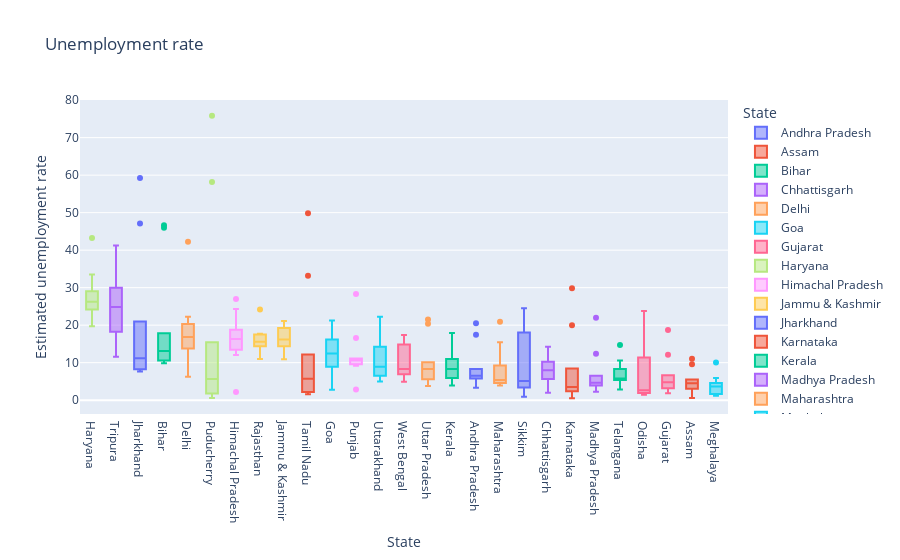

The cell this chart's notebook holds for it:
### Code cell
# Box plot

fig = px.box(data_frame=df,x='State',y='Estimated unemployment rate',color='State',title='Unemployment rate')
fig.update_layout(xaxis={'categoryorder':'total descending'})
fig.show()

### Figure 1 — Plotly figure (JSON) as saved in the notebook; plotly's stock layout.template omitted (floating-point values rounded to 4 significant figures)
{"data": [{"alignmentgroup": "True", "hovertemplate": "State=%{x}<br>Estimated unemployment rate=%{y}<extra></extra>", "legendgroup": "Andhra Pradesh", "marker": {"color": "#636efa"}, "name": "Andhra Pradesh", "notched": false, "offsetgroup": "Andhra Pradesh", "orientation": "v", "showlegend": true, "type": "box", "x": ["Andhra Pradesh", "Andhra Pradesh", "Andhra Pradesh", "Andhra Pradesh", "Andhra Pradesh", "Andhra Pradesh", "Andhra Pradesh", "Andhra Pradesh", "Andhra Pradesh", "Andhra Pradesh"], "x0": " ", "xaxis": "x", "y": [5.48, 5.83, 5.79, 20.51, 17.43, 3.31, 8.34, 6.96, 6.4, 6.59], "y0": " ", "yaxis": "y"}, {"alignmentgroup": "True", "hovertemplate": "State=%{x}<br>Estimated unemployment rate=%{y}<extra></extra>", "legendgroup": "Assam", "marker": {"color": "#EF553B"}, "name": "Assam", "notched": false, "offsetgroup": "Assam", "orientation": "v", "showlegend": true, "type": "box", "x": ["Assam", "Assam", "Assam", "Assam", "Assam", "Assam", "Assam", "Assam", "Assam", "Assam"], "x0": " ", "xaxis": "x", "y": [4.66, 4.41, 4.77, 11.06, 9.55, 0.6, 3.77, 5.53, 1.19, 3.02], "y0": " ", "yaxis": "y"}, {"alignmentgroup": "True", "hovertemplate": "State=%{x}<br>Estimated unemployment rate=%{y}<extra></extra>", "legendgroup": "Bihar", "marker": {"color": "#00cc96"}, "name": "Bihar", "notched": false, "offsetgroup": "Bihar", "orientation": "v", "showlegend": true, "type": "box", "x": ["Bihar", "Bihar", "Bihar", "Bihar", "Bihar", "Bihar", "Bihar", "Bihar", "Bihar", "Bihar"], "x0": " ", "xaxis": "x", "y": [10.61, 10.29, 15.43, 46.64, 45.96, 17.82, 12.79, 13.44, 11.91, 9.82], "y0": " ", "yaxis": "y"}, {"alignmentgroup": "True", "hovertemplate": "State=%{x}<br>Estimated unemployment rate=%{y}<extra></extra>", "legendgroup": "Chhattisgarh", "marker": {"color": "#ab63fa"}, "name": "Chhattisgarh", "notched": false, "offsetgroup": "Chhattisgarh", "orientation": "v", "showlegend": true, "type": "box", "x": ["Chhattisgarh", "Chhattisgarh", "Chhattisgarh", "Chhattisgarh", "Chhattisgarh", "Chhattisgarh", "Chhattisgarh", "Chhattisgarh", "Chhattisgarh", "Chhattisgarh"], "x0": " ", "xaxis": "x", "y": [9.65, 8.38, 7.54, 3.41, 10.5, 14.23, 10.27, 5.63, 1.96, 6.62], "y0": " ", "yaxis": "y"}, {"alignmentgroup": "True", "hovertemplate": "State=%{x}<br>Estimated unemployment rate=%{y}<extra></extra>", "legendgroup": "Delhi", "marker": {"color": "#FFA15A"}, "name": "Delhi", "notched": false, "offsetgroup": "Delhi", "orientation": "v", "showlegend": true, "type": "box", "x": ["Delhi", "Delhi", "Delhi", "Delhi", "Delhi", "Delhi", "Delhi", "Delhi", "Delhi", "Delhi"], "x0": " ", "xaxis": "x", "y": [22.23, 14.84, 17.04, 16.68, 42.27, 18.19, 20.3, 13.79, 12.53, 6.27], "y0": " ", "yaxis": "y"}, {"alignmentgroup": "True", "hovertemplate": "State=%{x}<br>Estimated unemployment rate=%{y}<extra></extra>", "legendgroup": "Goa", "marker": {"color": "#19d3f3"}, "name": "Goa", "notched": false, "offsetgroup": "Goa", "orientation": "v", "showlegend": true, "type": "box", "x": ["Goa", "Goa", "Goa", "Goa", "Goa", "Goa", "Goa", "Goa", "Goa", "Goa"], "x0": " ", "xaxis": "x", "y": [8.89, 2.81, 5.25, 13.31, 21.25, 9.96, 17.07, 16.21, 15.38, 11.54], "y0": " ", "yaxis": "y"}, {"alignmentgroup": "True", "hovertemplate": "State=%{x}<br>Estimated unemployment rate=%{y}<extra></extra>", "legendgroup": "Gujarat", "marker": {"color": "#FF6692"}, "name": "Gujarat", "notched": false, "offsetgroup": "Gujarat", "orientation": "v", "showlegend": true, "type": "box", "x": ["Gujarat", "Gujarat", "Gujarat", "Gujarat", "Gujarat", "Gujarat", "Gujarat", "Gujarat", "Gujarat", "Gujarat"], "x0": " ", "xaxis": "x", "y": [5.54, 6.38, 6.66, 18.71, 12.11, 3.2, 1.84, 1.87, 3.42, 4.03], "y0": " ", "yaxis": "y"}, {"alignmentgroup": "True", "hovertemplate": "State=%{x}<br>Estimated unemployment rate=%{y}<extra></extra>", "legendgroup": "Haryana", "marker": {"color": "#B6E880"}, "name": "Haryana", "notched": false, "offsetgroup": "Haryana", "orientation": "v", "showlegend": true, "type": "box", "x": ["Haryana", "Haryana", "Haryana", "Haryana", "Haryana", "Haryana", "Haryana", "Haryana", "Haryana", "Haryana"], "x0": " ", "xaxis": "x", "y": [20.34, 25.77, 25.05, 43.22, 29.02, 26.7, 24.18, 33.5, 19.68, 27.31], "y0": " ", "yaxis": "y"}, {"alignmentgroup": "True", "hovertemplate": "State=%{x}<br>Estimated unemployment rate=%{y}<extra></extra>", "legendgroup": "Himachal Pradesh", "marker": {"color": "#FF97FF"}, "name": "Himachal Pradesh", "notched": false, "offsetgroup": "Himachal Pradesh", "orientation": "v", "showlegend": true, "type": "box", "x": ["Himachal Pradesh", "Himachal Pradesh", "Himachal Pradesh", "Himachal Pradesh", "Himachal Pradesh", "Himachal Pradesh", "Himachal Pradesh", "Himachal Pradesh", "Himachal Pradesh", "Himachal Pradesh"], "x0": " ", "xaxis": "x", "y": [16.83, 16.84, 18.76, 2.2, 26.95, 13.47, 24.31, 15.79, 12.04, 13.46], "y0": " ", "yaxis": "y"}, {"alignmentgroup": "True", "hovertemplate": "State=%{x}<br>Estimated unemployment rate=%{y}<extra></extra>", "legendgroup": "Jammu & Kashmir", "marker": {"color": "#FECB52"}, "name": "Jammu & Kashmir", "notched": false, "offsetgroup": "Jammu & Kashmir", "orientation": "v", "showlegend": true, "type": "box", "x": ["Jammu & Kashmir", "Jammu & Kashmir", "Jammu & Kashmir", "Jammu & Kashmir", "Jammu & Kashmir", "Jammu & Kashmir", "Jammu & Kashmir", "Jammu & Kashmir", "Jammu & Kashmir"], "x0": " ", "xaxis": "x", "y": [21.08, 20.78, 15.5, 18.74, 17.92, 10.88, 11.09, 16.17, 16.14], "y0": " ", "yaxis": "y"}, {"alignmentgroup": "True", "hovertemplate": "State=%{x}<br>Estimated unemployment rate=%{y}<extra></extra>", "legendgroup": "Jharkhand", "marker": {"color": "#636efa"}, "name": "Jharkhand", "notched": false, "offsetgroup": "Jharkhand", "orientation": "v", "showlegend": true, "type": "box", "x": ["Jharkhand", "Jharkhand", "Jharkhand", "Jharkhand", "Jharkhand", "Jharkhand", "Jharkhand", "Jharkhand", "Jharkhand", "Jharkhand"], "x0": " ", "xaxis": "x", "y": [10.61, 11.85, 8.23, 47.09, 59.23, 20.95, 7.63, 9.76, 8.24, 11.8], "y0": " ", "yaxis": "y"}, {"alignmentgroup": "True", "hovertemplate": "State=%{x}<br>Estimated unemployment rate=%{y}<extra></extra>", "legendgroup": "Karnataka", "marker": {"color": "#EF553B"}, "name": "Karnataka", "notched": false, "offsetgroup": "Karnataka", "orientation": "v", "showlegend": true, "type": "box", "x": ["Karnataka", "Karnataka", "Karnataka", "Karnataka", "Karnataka", "Karnataka", "Karnataka", "Karnataka", "Karnataka", "Karnataka"], "x0": " ", "xaxis": "x", "y": [2.86, 3.61, 3.46, 29.84, 19.97, 8.44, 4.01, 0.5, 2.41, 1.58], "y0": " ", "yaxis": "y"}, {"alignmentgroup": "True", "hovertemplate": "State=%{x}<br>Estimated unemployment rate=%{y}<extra></extra>", "legendgroup": "Kerala", "marker": {"color": "#00cc96"}, "name": "Kerala", "notched": false, "offsetgroup": "Kerala", "orientation": "v", "showlegend": true, "type": "box", "x": ["Kerala", "Kerala", "Kerala", "Kerala", "Kerala", "Kerala", "Kerala", "Kerala", "Kerala", "Kerala"], "x0": " ", "xaxis": "x", "y": [5.31, 7.6, 8.99, 16.99, 17.88, 9.71, 7.09, 10.98, 5.91, 3.88], "y0": " ", "yaxis": "y"}, {"alignmentgroup": "True", "hovertemplate": "State=%{x}<br>Estimated unemployment rate=%{y}<extra></extra>", "legendgroup": "Madhya Pradesh", "marker": {"color": "#ab63fa"}, "name": "Madhya Pradesh", "notched": false, "offsetgroup": "Madhya Pradesh", "orientation": "v", "showlegend": true, "type": "box", "x": ["Madhya Pradesh", "Madhya Pradesh", "Madhya Pradesh", "Madhya Pradesh", "Madhya Pradesh", "Madhya Pradesh", "Madhya Pradesh", "Madhya Pradesh", "Madhya Pradesh", "Madhya Pradesh"], "x0": " ", "xaxis": "x", "y": [4.11, 4.57, 2.22, 12.36, 21.98, 6.48, 5.08, 4.7, 3.91, 3.13], "y0": " ", "yaxis": "y"}, {"alignmentgroup": "True", "hovertemplate": "State=%{x}<br>Estimated unemployment rate=%{y}<extra></extra>", "legendgroup": "Maharashtra", "marker": {"color": "#FFA15A"}, "name": "Maharashtra", "notched": false, "offsetgroup": "Maharashtra", "orientation": "v", "showlegend": true, "type": "box", "x": ["Maharashtra", "Maharashtra", "Maharashtra", "Maharashtra", "Maharashtra", "Maharashtra", "Maharashtra", "Maharashtra", "Maharashtra", "Maharashtra"], "x0": " ", "xaxis": "x", "y": [4.95, 4.69, 5.79, 20.9, 15.46, 9.23, 3.89, 6.23, 4.55, 4.1], "y0": " ", "yaxis": "y"}, {"alignmentgroup": "True", "hovertemplate": "State=%{x}<br>Estimated unemployment rate=%{y}<extra></extra>", "legendgroup": "Meghalaya", "marker": {"color": "#19d3f3"}, "name": "Meghalaya", "notched": false, "offsetgroup": "Meghalaya", "orientation": "v", "showlegend": true, "type": "box", "x": ["Meghalaya", "Meghalaya", "Meghalaya", "Meghalaya", "Meghalaya", "Meghalaya", "Meghalaya", "Meghalaya", "Meghalaya", "Meghalaya"], "x0": " ", "xaxis": "x", "y": [1.66, 3.59, 1.58, 10.03, 5.92, 1.15, 2.1, 3.74, 4.29, 4.6], "y0": " ", "yaxis": "y"}, {"alignmentgroup": "True", "hovertemplate": "State=%{x}<br>Estimated unemployment rate=%{y}<extra></extra>", "legendgroup": "Odisha", "marker": {"color": "#FF6692"}, "name": "Odisha", "notched": false, "offsetgroup": "Odisha", "orientation": "v", "showlegend": true, "type": "box", "x": ["Odisha", "Odisha", "Odisha", "Odisha", "Odisha", "Odisha", "Odisha", "Odisha", "Odisha", "Odisha"], "x0": " ", "xaxis": "x", "y": [1.9, 3.12, 13.08, 23.76, 11.41, 3.77, 1.88, 1.42, 2.1, 2.18], "y0": " ", "yaxis": "y"}, {"alignmentgroup": "True", "hovertemplate": "State=%{x}<br>Estimated unemployment rate=%{y}<extra></extra>", "legendgroup": "Puducherry", "marker": {"color": "#B6E880"}, "name": "Puducherry", "notched": false, "offsetgroup": "Puducherry", "orientation": "v", "showlegend": true, "type": "box", "x": ["Puducherry", "Puducherry", "Puducherry", "Puducherry", "Puducherry", "Puducherry", "Puducherry", "Puducherry", "Puducherry", "Puducherry"], "x0": " ", "xaxis": "x", "y": [0.58, 1.76, 1.2, 75.85, 58.19, 4.24, 15.47, 5.05, 10.9, 6.18], "y0": " ", "yaxis": "y"}, {"alignmentgroup": "True", "hovertemplate": "State=%{x}<br>Estimated unemployment rate=%{y}<extra></extra>", "legendgroup": "Punjab", "marker": {"color": "#FF97FF"}, "name": "Punjab", "notched": false, "offsetgroup": "Punjab", "orientation": "v", "showlegend": true, "type": "box", "x": ["Punjab", "Punjab", "Punjab", "Punjab", "Punjab", "Punjab", "Punjab", "Punjab", "Punjab", "Punjab"], "x0": " ", "xaxis": "x", "y": [11.11, 10.97, 10.32, 2.86, 28.33, 16.55, 9.19, 10.99, 9.61, 9.88], "y0": " ", "yaxis": "y"}, {"alignmentgroup": "True", "hovertemplate": "State=%{x}<br>Estimated unemployment rate=%{y}<extra></extra>", "legendgroup": "Rajasthan", "marker": {"color": "#FECB52"}, "name": "Rajasthan", "notched": false, "offsetgroup": "Rajasthan", "orientation": "v", "showlegend": true, "type": "box", "x": ["Rajasthan", "Rajasthan", "Rajasthan", "Rajasthan", "Rajasthan", "Rajasthan", "Rajasthan", "Rajasthan", "Rajasthan", "Rajasthan"], "x0": " ", "xaxis": "x", "y": [10.97, 15.16, 11.9, 17.7, 15.74, 14.39, 15.81, 17.51, 15.35, 24.15], "y0": " ", "yaxis": "y"}, {"alignmentgroup": "True", "hovertemplate": "State=%{x}<br>Estimated unemployment rate=%{y}<extra></extra>", "legendgroup": "Sikkim", "marker": {"color": "#636efa"}, "name": "Sikkim", "notched": false, "offsetgroup": "Sikkim", "orientation": "v", "showlegend": true, "type": "box", "x": ["Sikkim", "Sikkim", "Sikkim", "Sikkim", "Sikkim", "Sikkim", "Sikkim", "Sikkim"], "x0": " ", "xaxis": "x", "y": [23.57, 2.28, 24.51, 4.46, 4.45, 12.49, 5.7, 0.88], "y0": " ", "yaxis": "y"}, {"alignmentgroup": "True", "hovertemplate": "State=%{x}<br>Estimated unemployment rate=%{y}<extra></extra>", "legendgroup": "Tamil Nadu", "marker": {"color": "#EF553B"}, "name": "Tamil Nadu", "notched": false, "offsetgroup": "Tamil Nadu", "orientation": "v", "showlegend": true, "type": "box", "x": ["Tamil Nadu", "Tamil Nadu", "Tamil Nadu", "Tamil Nadu", "Tamil Nadu", "Tamil Nadu", "Tamil Nadu", "Tamil Nadu", "Tamil Nadu", "Tamil Nadu"], "x0": " ", "xaxis": "x", "y": [1.57, 2.09, 6.4, 49.83, 33.16, 12.2, 6.81, 2.65, 5, 2.16], "y0": " ", "yaxis": "y"}, {"alignmentgroup": "True", "hovertemplate": "State=%{x}<br>Estimated unemployment rate=%{y}<extra></extra>", "legendgroup": "Telangana", "marker": {"color": "#00cc96"}, "name": "Telangana", "notched": false, "offsetgroup": "Telangana", "orientation": "v", "showlegend": true, "type": "box", "x": ["Telangana", "Telangana", "Telangana", "Telangana", "Telangana", "Telangana", "Telangana", "Telangana", "Telangana", "Telangana"], "x0": " ", "xaxis": "x", "y": [5.49, 8.29, 5.77, 6.25, 14.7, 10.55, 5.36, 5.79, 3.27, 2.86], "y0": " ", "yaxis": "y"}, {"alignmentgroup": "True", "hovertemplate": "State=%{x}<br>Estimated unemployment rate=%{y}<extra></extra>", "legendgroup": "Tripura", "marker": {"color": "#ab63fa"}, "name": "Tripura", "notched": false, "offsetgroup": "Tripura", "orientation": "v", "showlegend": true, "type": "box", "x": ["Tripura", "Tripura", "Tripura", "Tripura", "Tripura", "Tripura", "Tripura", "Tripura", "Tripura", "Tripura"], "x0": " ", "xaxis": "x", "y": [32.67, 28.4, 29.95, 41.23, 21.51, 21.71, 18.24, 27.92, 17.35, 11.57], "y0": " ", "yaxis": "y"}, {"alignmentgroup": "True", "hovertemplate": "State=%{x}<br>Estimated unemployment rate=%{y}<extra></extra>", "legendgroup": "Uttar Pradesh", "marker": {"color": "#FFA15A"}, "name": "Uttar Pradesh", "notched": false, "offsetgroup": "Uttar Pradesh", "orientation": "v", "showlegend": true, "type": "box", "x": ["Uttar Pradesh", "Uttar Pradesh", "Uttar Pradesh", "Uttar Pradesh", "Uttar Pradesh", "Uttar Pradesh", "Uttar Pradesh", "Uttar Pradesh", "Uttar Pradesh", "Uttar Pradesh"], "x0": " ", "xaxis": "x", "y": [7.58, 8.98, 10.11, 21.54, 20.41, 9.47, 5.56, 5.79, 4.18, 3.75], "y0": " ", "yaxis": "y"}, {"alignmentgroup": "True", "hovertemplate": "State=%{x}<br>Estimated unemployment rate=%{y}<extra></extra>", "legendgroup": "Uttarakhand", "marker": {"color": "#19d3f3"}, "name": "Uttarakhand", "notched": false, "offsetgroup": "Uttarakhand", "orientation": "v", "showlegend": true, "type": "box", "x": ["Uttarakhand", "Uttarakhand", "Uttarakhand", "Uttarakhand", "Uttarakhand", "Uttarakhand", "Uttarakhand", "Uttarakhand", "Uttarakhand", "Uttarakhand"], "x0": " ", "xaxis": "x", "y": [5.49, 4.99, 19.85, 6.48, 8.01, 8.61, 12.38, 14.26, 22.26, 9.23], "y0": " ", "yaxis": "y"}, {"alignmentgroup": "True", "hovertemplate": "State=%{x}<br>Estimated unemployment rate=%{y}<extra></extra>", "legendgroup": "West Bengal", "marker": {"color": "#FF6692"}, "name": "West Bengal", "notched": false, "offsetgroup": "West Bengal", "orientation": "v", "showlegend": true, "type": "box", "x": ["West Bengal", "West Bengal", "West Bengal", "West Bengal", "West Bengal", "West Bengal", "West Bengal", "West Bengal", "West Bengal", "West Bengal"], "x0": " ", "xaxis": "x", "y": [6.94, 4.92, 6.92, 17.41, 17.41, 7.29, 6.83, 14.87, 9.35, 9.98], "y0": " ", "yaxis": "y"}], "layout": {"autosize": true, "boxmode": "overlay", "legend": {"title": {"text": "State"}, "tracegroupgap": 0}, "title": {"text": "Unemployment rate"}, "xaxis": {"anchor": "y", "autorange": true, "categoryarray": ["Andhra Pradesh", "Assam", "Bihar", "Chhattisgarh", "Delhi", "Goa", "Gujarat", "Haryana", "Himachal Pradesh", "Jammu & Kashmir", "Jharkhand", "Karnataka", "Kerala", "Madhya Pradesh", "Maharashtra", "Meghalaya", "Odisha", "Puducherry", "Punjab", "Rajasthan", "Sikkim", "Tamil Nadu", "Telangana", "Tripura", "Uttar Pradesh", "Uttarakhand", "West Bengal"], "categoryorder": "total descending", "domain": [0, 1], "range": [-0.5, 26.5], "title": {"text": "State"}, "type": "category"}, "yaxis": {"anchor": "x", "autorange": true, "domain": [0, 1], "range": [-3.686, 80.04], "title": {"text": "Estimated unemployment rate"}, "type": "linear"}}}
